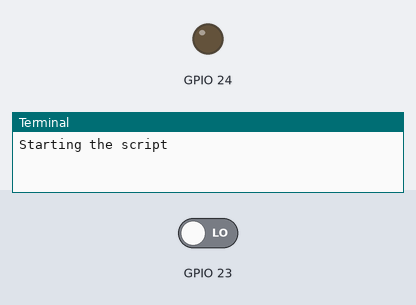
A program run on a simulated Raspberry Pi (BCM pin numbers). Shown: output pins drawn as LEDs (lit = HIGH), the last lines printed to the terminal. Inputs (shaded band) come from the test bench; at power-on: GPIO 23 LOW. The camera gives no picture and a still takes 0.5 s; camera commands give no picture and take their timeout (5 s if none is given; 1 s for webcam tools).

Above: at 1.2 s.
1.3 s: GPIO 23 driven HIGH
At 1.7 s:
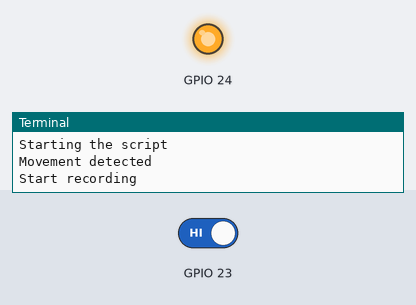
Timing chart, 0 to 4.3 s (numbered marks = the images above; inputs shaded):
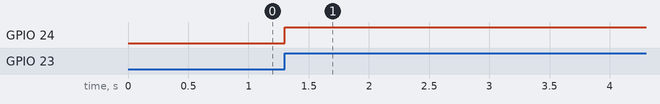

Measured:
- after the input at 1.3 s, GPIO 24: LOW → HIGH at once

The program:

camera.py
```python
import requests
import json
from time import sleep
from picamera import PiCamera
import RPi.GPIO as GPIO
from subprocess import call
import os

# Global variables
GPIO.setwarnings(False)
GPIO.setmode(GPIO.BCM)
GPIO.setup(23, GPIO.IN)  # PIR
GPIO.setup(24, GPIO.OUT)  # LED
GPIO.output(24, False)

# Randomly generated URL to cast HTTP requests to remote web server
API_URL = 'https://29b01bc0.ngrok.io'
camera = PiCamera()


def sensorVideo():
	print ("Starting the script")
	while True:
		# Check if PIR has detected motion
		if GPIO.input(23):
			print ("Movement detected")
			# Turn on LED
			GPIO.output(24, True)
			camera.start_preview()
			print ("Start recording")
			# Initialize the camera
			sleep(2)
			# Take a 5 second video
			camera.start_recording('video.h264')
			camera.wait_recording(5)
			camera.stop_recording()
			print ("Stop recording")
			camera.stop_preview()
			# Convert the .h264 video file to a .mp4 file
			command = "MP4Box -add video.h264 video.mp4"
			try:
				call([command], shell=True)
				print ("Video converted to .mp4")
				# Video converted successfully
				url = API_URL + '/insert'
				files = {'media': ('video.mp4', open('video.mp4', 'rb'))}
				# Send video file to remote web server
				r = requests.post(url, files=files)
				if r.status_code == 200:
					# Video sent to server successfully
					try:
						# Remove the .mp4 file from directory
						os.remove('video.mp4')
					except Exception as error:
						# Could not remove .mp4 file
						print (error)
						break
					print("Uploaded video to webpage!")
				else:
					print ("Request Error")
					break
				# Turn off LED
				GPIO.output(24, False)
				# Delay for 2 seconds
				sleep(2)
			except Exception as error:
				# Could not convert video to .mp4
				print (error)
				break
		# Allow for PIR to reset
		sleep(0.1)
	exit(0)


if __name__ == "__main__":
    	sensorVideo()
```
